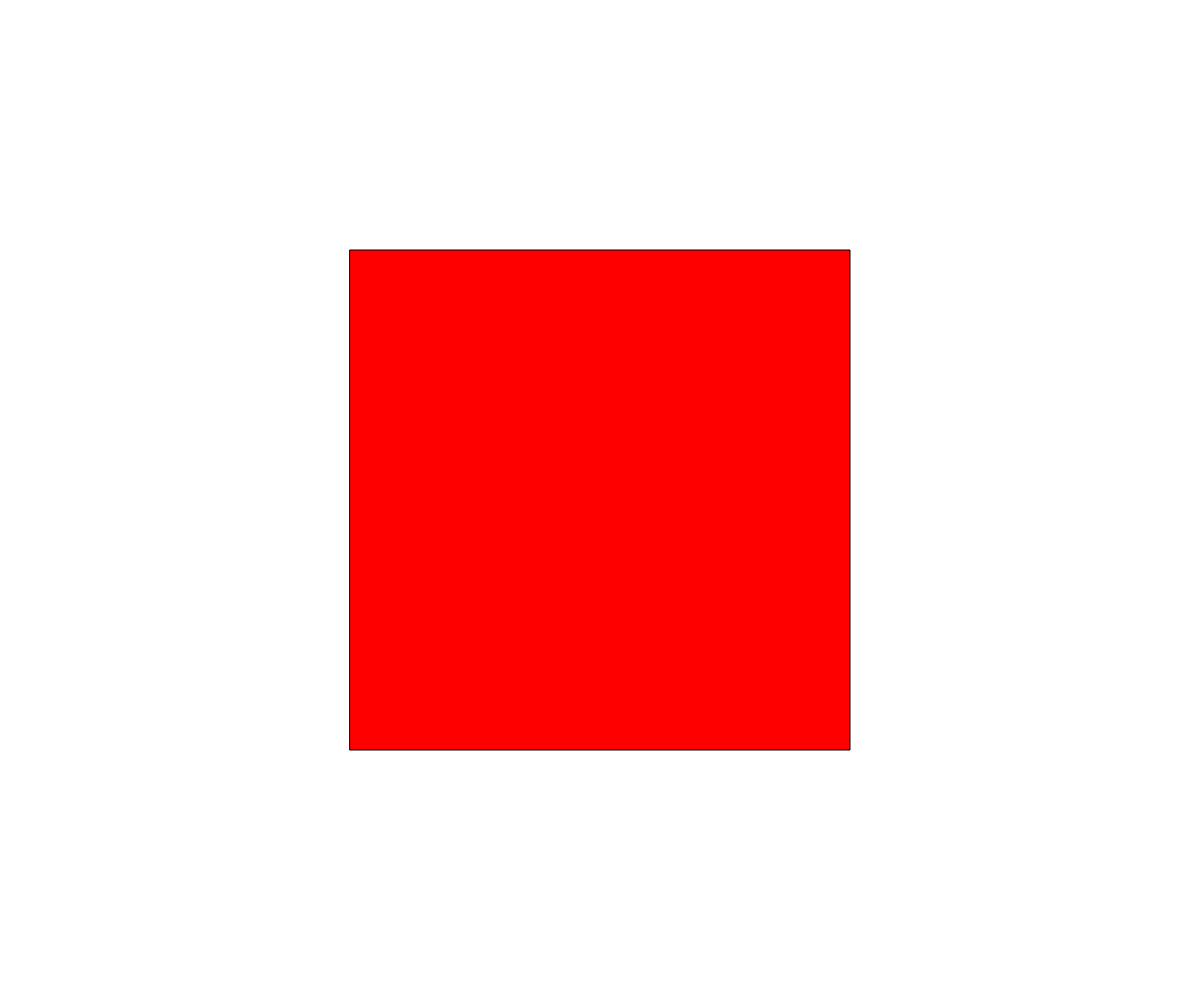
Frame 1 (no input)
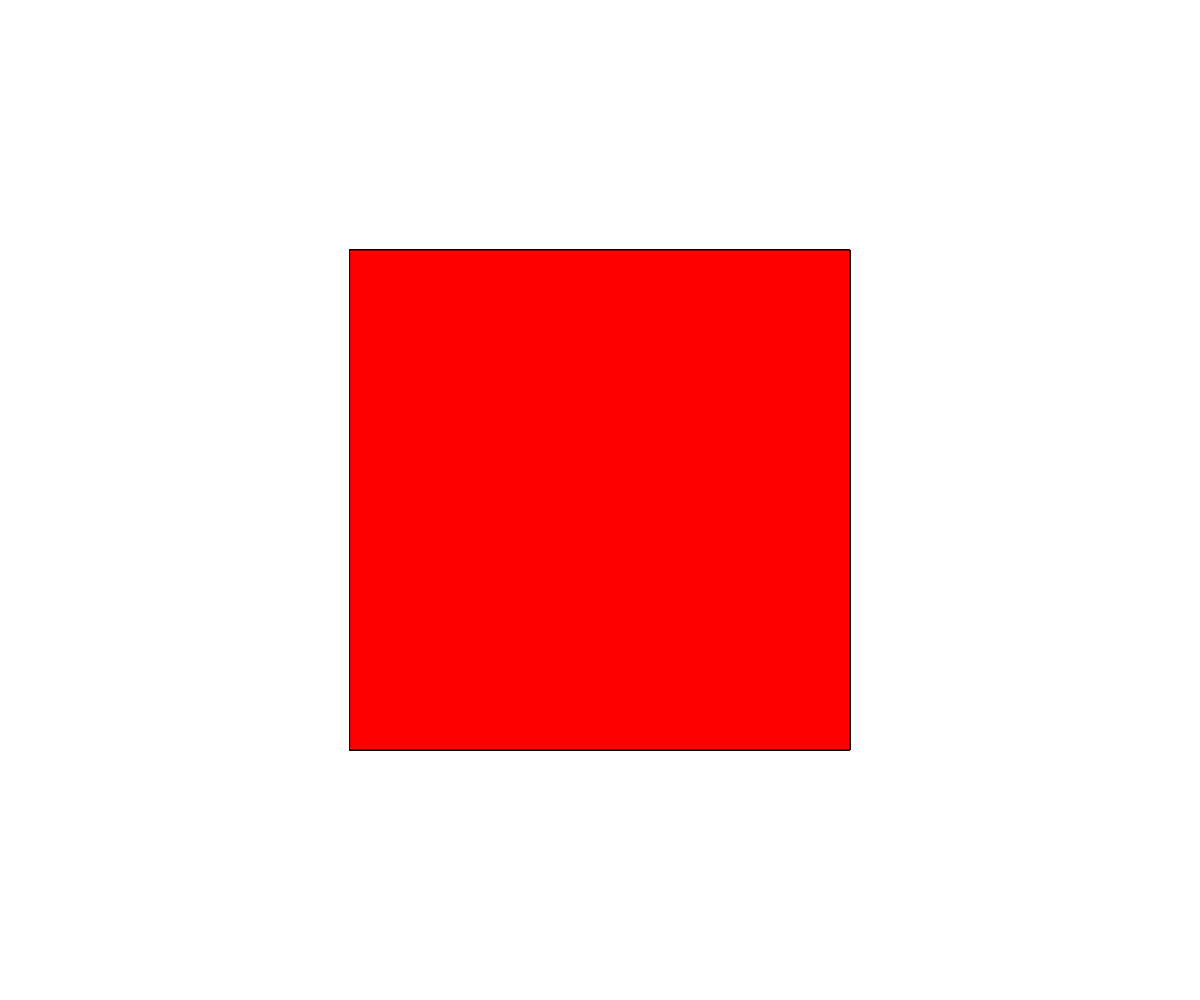
Frame 60 (no input)
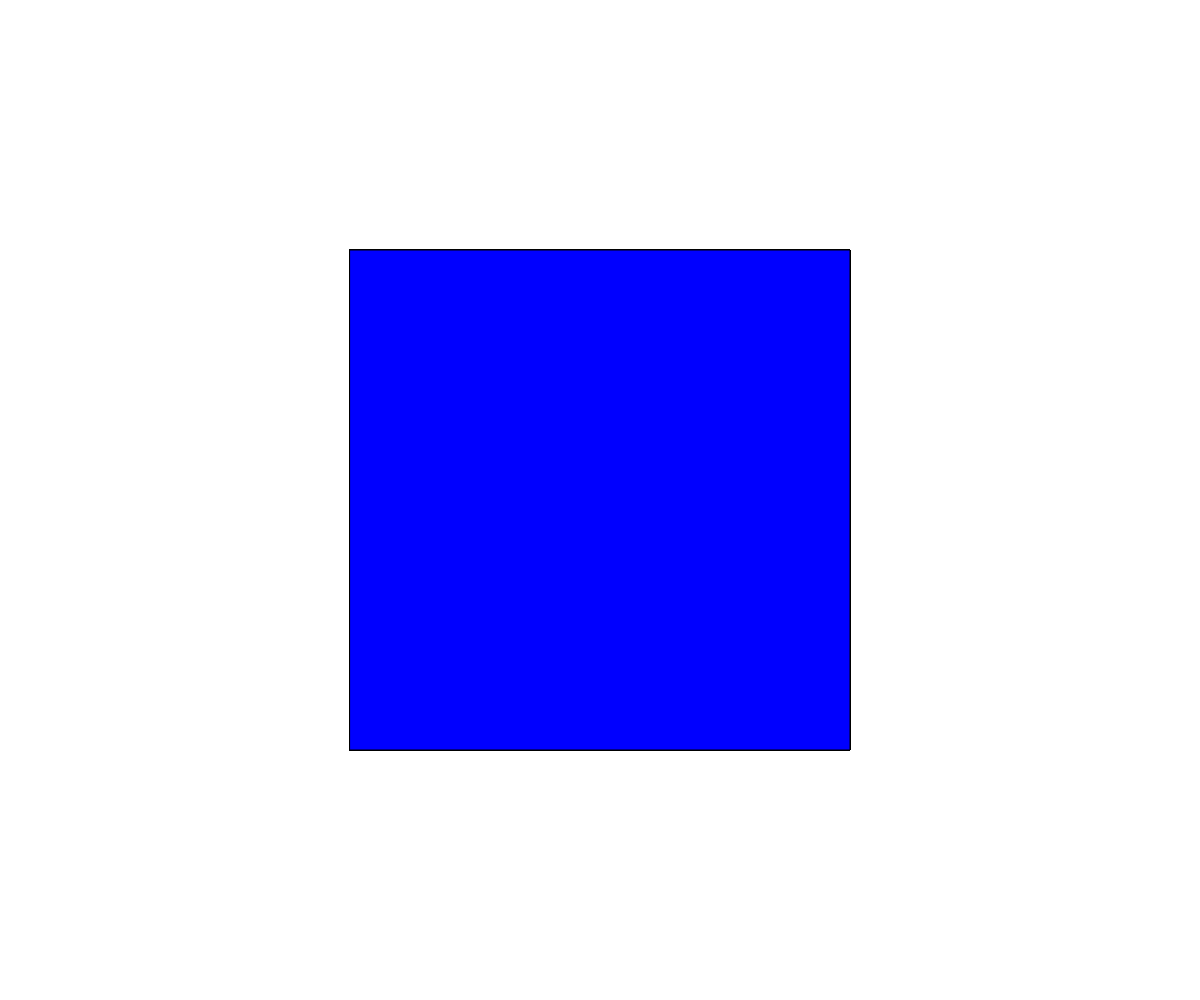
Frame 120 (the mouse pressed at the canvas centre since frame 60)

The p5.js sketch that drew these frames (run headless with seeded random() and noise() and a simulated clock; from frame 60 on, the mouse is pressed at the canvas centre):

// p5.js sketch
// ── sketch.js

var x, y, t;
function setup() 
{
  createCanvas (windowWidth, windowHeight);
}

function draw() 
{
  x = width/2;
  y = height/2;
  t = height/2;

  if ( mouseX>x-(t/2) && mouseX<x+(t/2) && mouseY>y-(t/2) && mouseY<y+(t/2) && mouseIsPressed === true ) 
{
  fill(0, 0, 255);
}
  else
{   
  fill (255, 0, 0);
}

  rectMode (CENTER);
  rect (x, y, t, t); 
}

function windowResized()
{
  reziseCanvas (windowWidth, windowHeight);
}
// ── DOCTYPE.html
<!DOCTYPE html>
<html>
  <head>
    <meta charset="UTF-8">

    <title>P5js</title>
    
    <link href="style.css" rel="stylesheet" type="text/css">

    <script src="../../p5_libs/p5.min.js" type="text/javascript"></script>
    <script src="sketch.js" type="text/javascript"></script>

  </head>
  <body></body>
</html>
